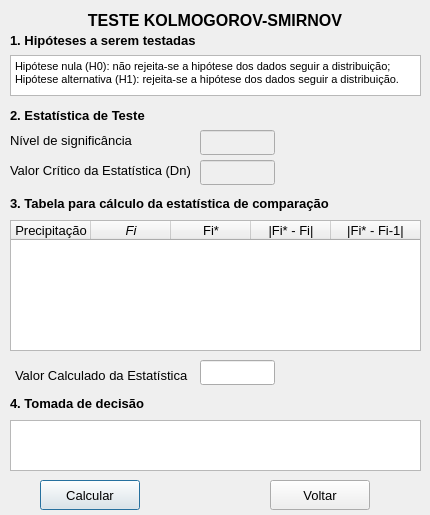
<?xml version="1.0" encoding="UTF-8"?>
<ui version="4.0">
 <class>quiQuadrado</class>
 <widget class="QDialog" name="quiQuadrado">
  <property name="geometry">
   <rect>
    <x>0</x>
    <y>0</y>
    <width>430</width>
    <height>515</height>
   </rect>
  </property>
  <property name="minimumSize">
   <size>
    <width>430</width>
    <height>515</height>
   </size>
  </property>
  <property name="maximumSize">
   <size>
    <width>430</width>
    <height>515</height>
   </size>
  </property>
  <property name="windowTitle">
   <string>UFCA-IDF</string>
  </property>
  <property name="windowIcon">
   <iconset>
    <normaloff>:/plugins/UFCA_IDF/imagens/icon.png</normaloff>:/plugins/UFCA_IDF/imagens/icon.png</iconset>
  </property>
  <widget class="QLineEdit" name="txtValorCalculadoKS">
   <property name="geometry">
    <rect>
     <x>200</x>
     <y>360</y>
     <width>75</width>
     <height>25</height>
    </rect>
   </property>
   <property name="font">
    <font>
     <family>Arial</family>
     <pointsize>10</pointsize>
    </font>
   </property>
   <property name="readOnly">
    <bool>true</bool>
   </property>
  </widget>
  <widget class="QLabel" name="label_3">
   <property name="geometry">
    <rect>
     <x>10</x>
     <y>105</y>
     <width>186</width>
     <height>21</height>
    </rect>
   </property>
   <property name="font">
    <font>
     <family>Arial</family>
     <pointsize>10</pointsize>
     <weight>75</weight>
     <bold>true</bold>
    </font>
   </property>
   <property name="text">
    <string>2. Estatística de Teste</string>
   </property>
  </widget>
  <widget class="QLabel" name="label_5">
   <property name="geometry">
    <rect>
     <x>10</x>
     <y>130</y>
     <width>191</width>
     <height>21</height>
    </rect>
   </property>
   <property name="font">
    <font>
     <family>Arial</family>
     <pointsize>10</pointsize>
    </font>
   </property>
   <property name="text">
    <string>Nível de significância</string>
   </property>
  </widget>
  <widget class="QPushButton" name="btnCalcularKS">
   <property name="geometry">
    <rect>
     <x>40</x>
     <y>480</y>
     <width>100</width>
     <height>30</height>
    </rect>
   </property>
   <property name="minimumSize">
    <size>
     <width>100</width>
     <height>30</height>
    </size>
   </property>
   <property name="maximumSize">
    <size>
     <width>100</width>
     <height>30</height>
    </size>
   </property>
   <property name="font">
    <font>
     <family>Arial</family>
     <pointsize>10</pointsize>
    </font>
   </property>
   <property name="cursor">
    <cursorShape>PointingHandCursor</cursorShape>
   </property>
   <property name="text">
    <string>Calcular</string>
   </property>
  </widget>
  <widget class="QLineEdit" name="txtNivelSignificanciaKS">
   <property name="enabled">
    <bool>false</bool>
   </property>
   <property name="geometry">
    <rect>
     <x>200</x>
     <y>130</y>
     <width>75</width>
     <height>25</height>
    </rect>
   </property>
   <property name="font">
    <font>
     <family>Arial</family>
     <pointsize>10</pointsize>
    </font>
   </property>
   <property name="readOnly">
    <bool>true</bool>
   </property>
  </widget>
  <widget class="QTextEdit" name="txtTomadaDecisaoKS">
   <property name="geometry">
    <rect>
     <x>10</x>
     <y>420</y>
     <width>411</width>
     <height>51</height>
    </rect>
   </property>
   <property name="font">
    <font>
     <family>Arial</family>
     <pointsize>10</pointsize>
    </font>
   </property>
   <property name="cursor" stdset="0">
    <cursorShape>ArrowCursor</cursorShape>
   </property>
   <property name="textInteractionFlags">
    <set>Qt::NoTextInteraction</set>
   </property>
  </widget>
  <widget class="QTextEdit" name="txtHipotesesTestadasKS">
   <property name="geometry">
    <rect>
     <x>10</x>
     <y>55</y>
     <width>411</width>
     <height>41</height>
    </rect>
   </property>
   <property name="font">
    <font>
     <family>Arial</family>
     <pointsize>10</pointsize>
     <weight>75</weight>
     <bold>true</bold>
    </font>
   </property>
   <property name="cursor" stdset="0">
    <cursorShape>ArrowCursor</cursorShape>
   </property>
   <property name="html">
    <string>&lt;!DOCTYPE HTML PUBLIC &quot;-//W3C//DTD HTML 4.0//EN&quot; &quot;http://www.w3.org/TR/REC-html40/strict.dtd&quot;&gt;
&lt;html&gt;&lt;head&gt;&lt;meta name=&quot;qrichtext&quot; content=&quot;1&quot; /&gt;&lt;style type=&quot;text/css&quot;&gt;
p, li { white-space: pre-wrap; }
&lt;/style&gt;&lt;/head&gt;&lt;body style=&quot; font-family:'Arial'; font-size:10pt; font-weight:600; font-style:normal;&quot;&gt;
&lt;p style=&quot; margin-top:0px; margin-bottom:0px; margin-left:0px; margin-right:0px; -qt-block-indent:0; text-indent:0px;&quot;&gt;&lt;span style=&quot; font-family:'MS Shell Dlg 2'; font-size:8.25pt; font-weight:400;&quot;&gt;Hipótese nula (H0): não rejeita-se a hipótese dos dados seguir a distribuição;&lt;/span&gt;&lt;/p&gt;
&lt;p style=&quot; margin-top:0px; margin-bottom:0px; margin-left:0px; margin-right:0px; -qt-block-indent:0; text-indent:0px;&quot;&gt;&lt;span style=&quot; font-family:'MS Shell Dlg 2'; font-size:8.25pt; font-weight:400;&quot;&gt;Hipótese alternativa (H1): rejeita-se a hipótese dos dados seguir a distribuição.&lt;/span&gt;&lt;/p&gt;&lt;/body&gt;&lt;/html&gt;</string>
   </property>
   <property name="textInteractionFlags">
    <set>Qt::NoTextInteraction</set>
   </property>
  </widget>
  <widget class="QLabel" name="label_7">
   <property name="geometry">
    <rect>
     <x>10</x>
     <y>190</y>
     <width>391</width>
     <height>26</height>
    </rect>
   </property>
   <property name="font">
    <font>
     <family>Arial</family>
     <pointsize>10</pointsize>
     <weight>75</weight>
     <bold>true</bold>
    </font>
   </property>
   <property name="text">
    <string>3. Tabela para cálculo da estatística de comparação</string>
   </property>
  </widget>
  <widget class="QLineEdit" name="txtValorCriticoKS">
   <property name="enabled">
    <bool>false</bool>
   </property>
   <property name="geometry">
    <rect>
     <x>200</x>
     <y>160</y>
     <width>75</width>
     <height>25</height>
    </rect>
   </property>
   <property name="font">
    <font>
     <family>Arial</family>
     <pointsize>10</pointsize>
    </font>
   </property>
   <property name="readOnly">
    <bool>true</bool>
   </property>
  </widget>
  <widget class="QLabel" name="labelTitulo">
   <property name="geometry">
    <rect>
     <x>10</x>
     <y>5</y>
     <width>410</width>
     <height>30</height>
    </rect>
   </property>
   <property name="minimumSize">
    <size>
     <width>410</width>
     <height>30</height>
    </size>
   </property>
   <property name="maximumSize">
    <size>
     <width>410</width>
     <height>30</height>
    </size>
   </property>
   <property name="font">
    <font>
     <family>Arial</family>
     <pointsize>12</pointsize>
     <weight>75</weight>
     <bold>true</bold>
    </font>
   </property>
   <property name="text">
    <string>TESTE KOLMOGOROV-SMIRNOV</string>
   </property>
   <property name="alignment">
    <set>Qt::AlignCenter</set>
   </property>
  </widget>
  <widget class="QPushButton" name="btnVoltarKS">
   <property name="geometry">
    <rect>
     <x>270</x>
     <y>480</y>
     <width>100</width>
     <height>30</height>
    </rect>
   </property>
   <property name="minimumSize">
    <size>
     <width>100</width>
     <height>30</height>
    </size>
   </property>
   <property name="maximumSize">
    <size>
     <width>100</width>
     <height>30</height>
    </size>
   </property>
   <property name="font">
    <font>
     <family>Arial</family>
     <pointsize>10</pointsize>
    </font>
   </property>
   <property name="cursor">
    <cursorShape>PointingHandCursor</cursorShape>
   </property>
   <property name="text">
    <string>Voltar</string>
   </property>
  </widget>
  <widget class="QLabel" name="label_8">
   <property name="geometry">
    <rect>
     <x>15</x>
     <y>360</y>
     <width>181</width>
     <height>31</height>
    </rect>
   </property>
   <property name="font">
    <font>
     <family>Arial</family>
     <pointsize>10</pointsize>
    </font>
   </property>
   <property name="text">
    <string>Valor Calculado da Estatística</string>
   </property>
  </widget>
  <widget class="QLabel" name="label_6">
   <property name="geometry">
    <rect>
     <x>10</x>
     <y>160</y>
     <width>191</width>
     <height>21</height>
    </rect>
   </property>
   <property name="font">
    <font>
     <family>Arial</family>
     <pointsize>10</pointsize>
    </font>
   </property>
   <property name="text">
    <string>Valor Crítico da Estatística (Dn)</string>
   </property>
  </widget>
  <widget class="QLabel" name="label_2">
   <property name="geometry">
    <rect>
     <x>10</x>
     <y>30</y>
     <width>256</width>
     <height>21</height>
    </rect>
   </property>
   <property name="font">
    <font>
     <family>Arial</family>
     <pointsize>10</pointsize>
     <weight>75</weight>
     <bold>true</bold>
    </font>
   </property>
   <property name="text">
    <string>1. Hipóteses a serem testadas</string>
   </property>
  </widget>
  <widget class="QTableWidget" name="tableEstatisticaKS">
   <property name="geometry">
    <rect>
     <x>10</x>
     <y>220</y>
     <width>411</width>
     <height>131</height>
    </rect>
   </property>
   <property name="font">
    <font>
     <family>Arial</family>
     <pointsize>10</pointsize>
    </font>
   </property>
   <attribute name="horizontalHeaderDefaultSectionSize">
    <number>80</number>
   </attribute>
   <attribute name="horizontalHeaderMinimumSectionSize">
    <number>65</number>
   </attribute>
   <attribute name="horizontalHeaderStretchLastSection">
    <bool>true</bool>
   </attribute>
   <column>
    <property name="text">
     <string>Precipitação</string>
    </property>
   </column>
   <column>
    <property name="text">
     <string>Fi</string>
    </property>
    <property name="font">
     <font>
      <family>Arial</family>
      <italic>true</italic>
     </font>
    </property>
   </column>
   <column>
    <property name="text">
     <string>Fi*</string>
    </property>
   </column>
   <column>
    <property name="text">
     <string>|Fi* - Fi|</string>
    </property>
   </column>
   <column>
    <property name="text">
     <string>|Fi* - Fi-1|</string>
    </property>
   </column>
  </widget>
  <widget class="QLabel" name="label_9">
   <property name="geometry">
    <rect>
     <x>10</x>
     <y>390</y>
     <width>171</width>
     <height>26</height>
    </rect>
   </property>
   <property name="font">
    <font>
     <family>Arial</family>
     <pointsize>10</pointsize>
     <weight>75</weight>
     <bold>true</bold>
    </font>
   </property>
   <property name="text">
    <string>4. Tomada de decisão</string>
   </property>
  </widget>
 </widget>
 <resources/>
 <connections/>
</ui>
